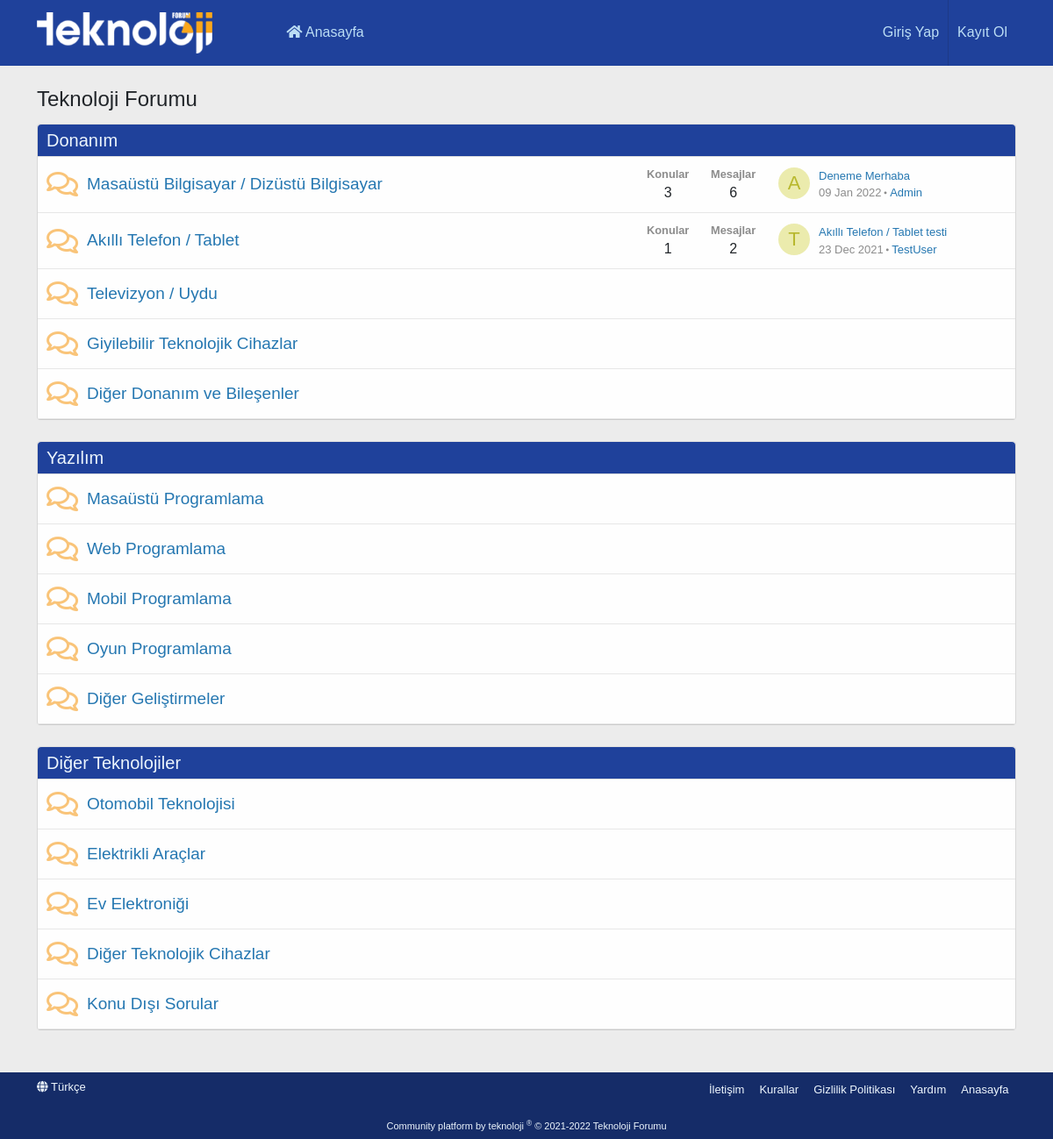
Before: / with the older database file.
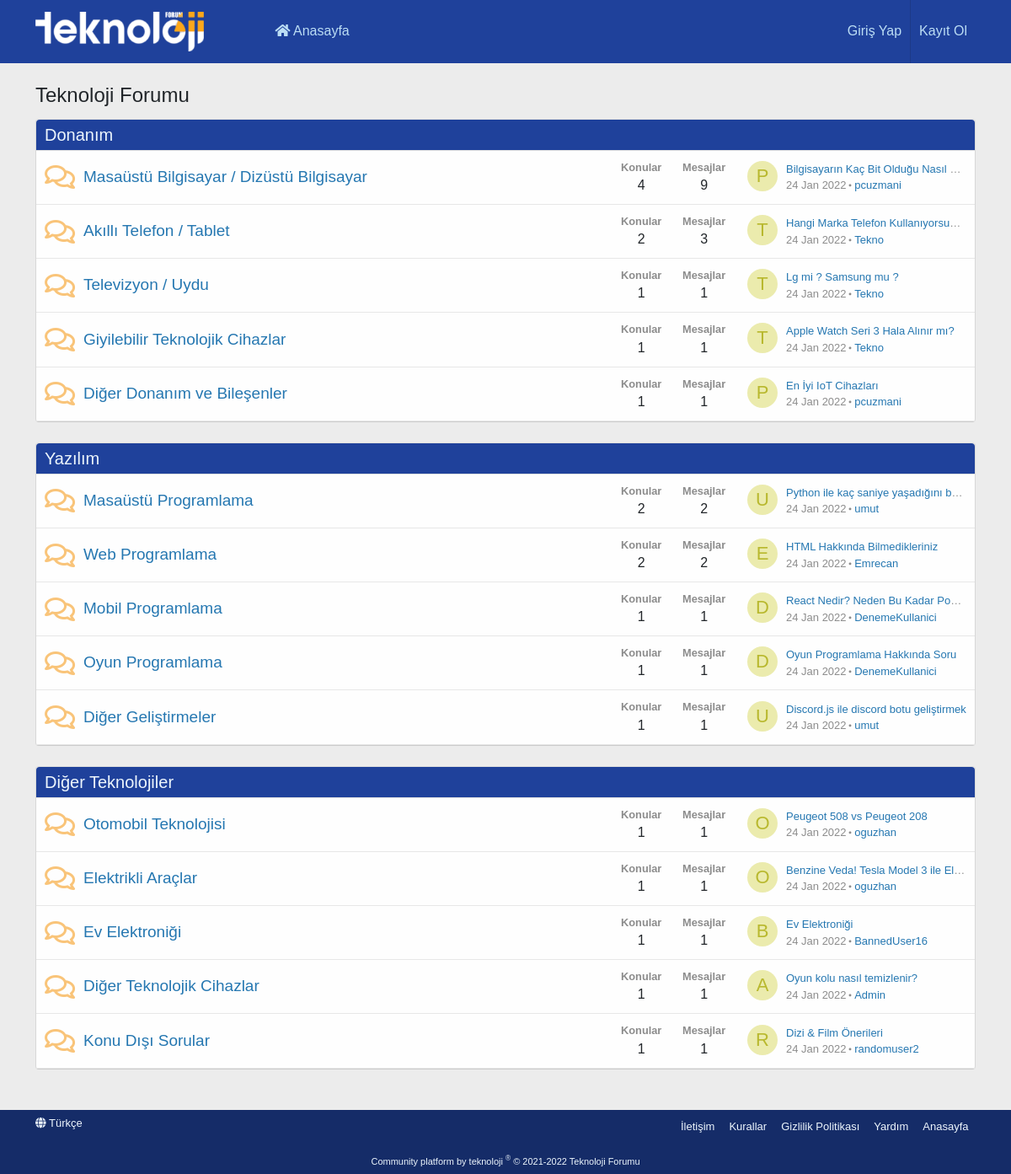
After: the same page with the newer database file.
### tables this page shows
CREATE TABLE `boards` (
  `board_id` int(11) NOT NULL,
  `board_name` varchar(255) NOT NULL,
  `board_parent` varchar(255) DEFAULT NULL,
  `board_url` varchar(255) NOT NULL
);

CREATE TABLE `topics` (
  `topic_id` int(11) NOT NULL,
  `topic_name` varchar(255) NOT NULL,
  `topic_url` varchar(255) NOT NULL,
  `board_id` int(11) NOT NULL,
  `topic_created_date` timestamp NOT NULL DEFAULT current_timestamp(),
  `user_id` int(11) NOT NULL
);

CREATE TABLE `users` (
  `user_id` int(11) NOT NULL,
  `user_name` varchar(255) NOT NULL,
  `user_email` varchar(255) NOT NULL,
  `user_password` varchar(255) NOT NULL,
  `user_register_date` timestamp NOT NULL DEFAULT current_timestamp()
);

### application/controllers/Home.php (called while the page is built, shortened)
<?php
class Home extends CI_Controller {
	public function __construct() {
		$this->load->model('boardmodel');
		$this->load->model('topicmodel');
		$this->load->model('usermodel');
	}
	public function index() {
		$data = array(
			'board_parent' => $this->boardmodel->getBoards()
		);
		$this->load->view('home', $data);
	}
}

### index.php (called while the page is built, shortened)
<?php
require_once BASEPATH.'core/CodeIgniter.php';

### application/models/BoardModel.php (called while the page is built, shortened)
<?php
class BoardModel extends CI_Model {
    public function getBoards() {
        $alt_boards = $this->db->get_where('boards', array(
            'board_parent' => null
        ));
        return $alt_boards->result();
    }
    public function getAltBoards($where) {
        $boards = $this->db->get_where('boards', $where);
        return $boards->result();
    }
    public function getTopicsCountRow($board_id) {
        return $this->db->where(['board_id'=>$board_id])->from("topics")->count_all_results();
    }
    public function getTotalMessagesCountRow($board_id) {
        return $this->db->select('count(*)')->join('topics', 'messages.topic_id = topics.topic_id')->where(['board_id'=>$board_id])->from("messages")->count_all_results();
    }
}

### application/helpers/ReplaceTR_helper.php (called while the page is built)
<?php
function replace_tr($text) {
    $text = trim($text);
    $search = array('Ç','ç','Ğ','ğ','ı','İ','Ö','ö','Ş','ş','Ü','ü',' ');
    $replace = array('c','c','g','g','i','i','o','o','s','s','u','u','-');
    $new_text = str_replace($search,$replace,$text);
    return $new_text;
}

### application/models/TopicModel.php (called while the page is built, shortened)
<?php
class TopicModel extends CI_Model {
    public function getTopics($where) {
        $topics = $this->db->join('users', 'topics.user_id = users.user_id')->get_where('topics', $where);
        return $topics->result();
    }
}

### application/views/home.php (the view, shortened to what the changed rows need)
<!DOCTYPE html>
<html lang="tr">
<head>
</head>
<body>
    <section>
        <div class="container">
            <?php foreach ($board_parent as $key => $value) : ?>
                <div class="block-container">
                    <h2 class="block-header">
                        <a href="#<?=replace_tr(strtolower($value->board_name))?>"><?=$value->board_name?></a>
                    </h2>
                    <?php foreach($this->boardmodel->getAltBoards(array('board_parent' => $value->board_id)) as $key => $value) : ?>
                        <div class="node-body">
                            <div class="node-icon">
                                <i class="far fa-comments" style="opacity:1;color: #f9c479;"></i>
                            </div>
                            <div class="node-main">
                                <h3 class="node-title">
                                    <a href="<?=base_url('forumlar/' . $value->board_url);?>"><?=$value->board_name?></a>
                                </h3>
                            </div>
                            <?php
                                $num_rows_topics = count($this->topicmodel->getTopics(array('board_id' => $value->board_id)));
                                $topic_counter = 0;
                            ?>
                            <?php foreach($this->topicmodel->getTopics(array('board_id' => $value->board_id)) as $key => $value) : ?>
                                <?php if(++$topic_counter === $num_rows_topics) : ?>
                                    <div class="node-stats">
                                        <dl class="pairs pairs-rows">
                                            <dt>Konular</dt>
                                            <dd><?=$this->boardmodel->getTopicsCountRow($value->board_id);?></dd>
                                        </dl>
                                        <dl class="pairs pairs-rows">
                                            <dt>Mesajlar</dt>
                                            <dd><?=$this->boardmodel->getTotalMessagesCountRow($value->board_id);?></dd>
                                        </dl>
                                    </div>
                                    <div class="node-extra">
                                        <div class="node-extra-icon">
                                            <a href="" class="avatar avatar--xs avatar--default avatar--default--dynamic" style="background-color: #ebebad; color: #b8b82e">
                                                <span><?=strtoupper($value->user_name[0]);?></span>
                                            </a>
                                        </div>
                                        <div class="node-extra-row">
                                            <a href="<?=base_url('konular/' . $value->topic_url);?>" class="node-extra-title" title="<?=$value->topic_name;?>"><?=$value->topic_name;?></a>
                                        </div>
                                        <div class="node-extra-row">
                                            <ul class="listInline">
                                                <li><time class="node-extra-date u-dt" dir="auto"><?=strftime('%d %b %Y', strtotime($value->topic_created_date));?></time><i class="fas fa-circle" style="font-size: 3px;position: relative;bottom: 3px;left: 3px;margin-right: 3px;"></i></li>
                                                <li class="node-extra-user"><a href="" class="username"><?=$value->user_name?></a></li>
                                            </ul>
                                        </div>
                                    </div>
                                <?php endif;?>
                            <?php endforeach;?>
                        </div>
                    <?php endforeach;?>
                </div>
                <br>
            <?php endforeach;?>
        </div>
    </section>
    <br>
</body>
</html>

Changed rows visible on the page:
removed topics: board_id "3", board_id "6", user.user_name "A", topic_name "Deneme Merhaba", topic_created_date "09 Jan 2022", user.user_name "Admin", shown under boards "Masaüstü Bilgisayar / Dizüstü Bilgisayar"
removed topics: board_id "1", board_id "2", user.user_name "T", topic_name "Akıllı Telefon / Tablet testi", topic_created_date "23 Dec 2021", user.user_name "TestUser", shown under boards "Akıllı Telefon / Tablet"
added topics: board_id "4", board_id "9", user.user_name "P", topic_name "Bilgisayarın Kaç Bit Olduğu Nasıl…", topic_created_date "24 Jan 2022", user.user_name "pcuzmani", shown under boards "Masaüstü Bilgisayar / Dizüstü Bilgisayar"
added topics: board_id "2", board_id "3", user.user_name "T", topic_name "Hangi Marka Telefon Kullanıyorsu…", topic_created_date "24 Jan 2022", user.user_name "Tekno", shown under boards "Akıllı Telefon / Tablet"
added topics: board_id "1", user.user_name "T", topic_name "Lg mi ? Samsung mu ?", topic_created_date "24 Jan 2022", user.user_name "Tekno", shown under boards "Televizyon / Uydu"
added topics: board_id "1", user.user_name "T", topic_name "Apple Watch Seri 3 Hala Alınır mı?", topic_created_date "24 Jan 2022", user.user_name "Tekno", shown under boards "Giyilebilir Teknolojik Cihazlar"
added topics: board_id "1", user.user_name "P", topic_name "En İyi IoT Cihazları", topic_created_date "24 Jan 2022", user.user_name "pcuzmani", shown under boards "Diğer Donanım ve Bileşenler"
added topics: board_id "2", user.user_name "U", topic_name "Python ile kaç saniye yaşadığını b…", topic_created_date "24 Jan 2022", user.user_name "umut", shown under boards "Masaüstü Programlama"
added topics: board_id "2", user.user_name "E", topic_name "HTML Hakkında Bilmedikleriniz", topic_created_date "24 Jan 2022", user.user_name "Emrecan", shown under boards "Web Programlama"
added topics: board_id "1", user.user_name "D", topic_name "React Nedir? Neden Bu Kadar Po…", topic_created_date "24 Jan 2022", user.user_name "DenemeKullanici", shown under boards "Mobil Programlama"
added topics: board_id "1", user.user_name "D", topic_name "Oyun Programlama Hakkında Soru", topic_created_date "24 Jan 2022", user.user_name "DenemeKullanici", shown under boards "Oyun Programlama"
added topics: board_id "1", user.user_name "U", topic_name "Discord.js ile discord botu geliştirmek", topic_created_date "24 Jan 2022", user.user_name "umut", shown under boards "Diğer Geliştirmeler"
added topics: board_id "1", user.user_name "O", topic_name "Peugeot 508 vs Peugeot 208", topic_created_date "24 Jan 2022", user.user_name "oguzhan", shown under boards "Otomobil Teknolojisi"
added topics: board_id "1", user.user_name "O", topic_name "Benzine Veda! Tesla Model 3 ile El…", topic_created_date "24 Jan 2022", user.user_name "oguzhan", shown under boards "Elektrikli Araçlar"
added topics: board_id "1", user.user_name "B", topic_name "Ev Elektroniği", topic_created_date "24 Jan 2022", user.user_name "BannedUser16", shown under boards "Ev Elektroniği"
added topics: board_id "1", user.user_name "A", topic_name "Oyun kolu nasıl temizlenir?", topic_created_date "24 Jan 2022", user.user_name "Admin", shown under boards "Diğer Teknolojik Cihazlar"
added topics: board_id "1", user.user_name "R", topic_name "Dizi & Film Önerileri", topic_created_date "24 Jan 2022", user.user_name "randomuser2", shown under boards "Konu Dışı Sorular"
